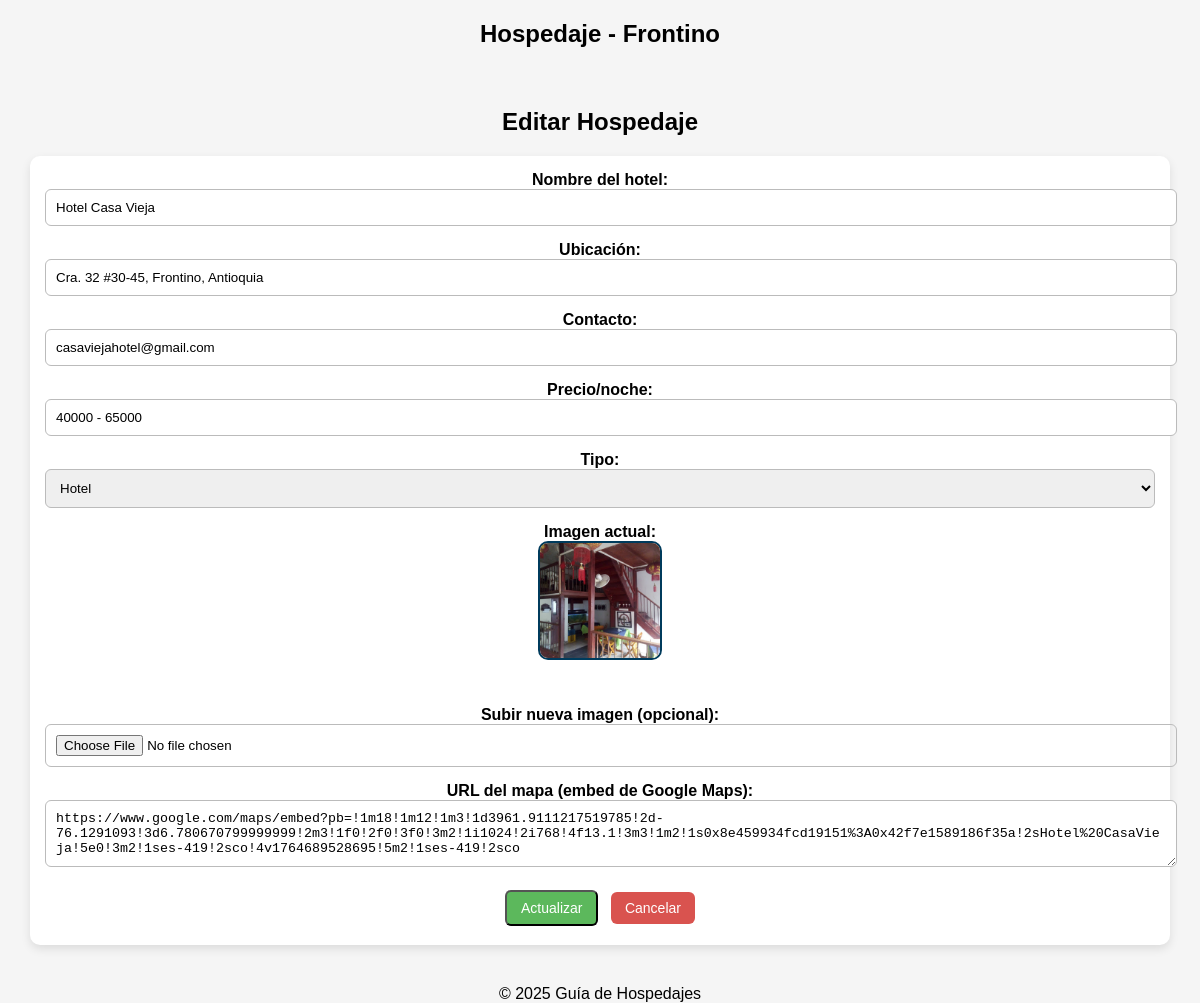
The page /editar/8 (signed in) on the database its author committed.
### tables this page shows
CREATE TABLE hospedajes (
                        id INTEGER PRIMARY KEY AUTOINCREMENT,
                        nombre_hotel TEXT,
                        ubicacion TEXT,
                        contacto TEXT,
                        precio TEXT,
                        tipo TEXT,
                        imagen TEXT,
                        mapa TEXT
                    );

### app.py (the view, shortened to what this page needs)
@app.route("/editar/<int:id>", methods=["GET", "POST"])
def editar(id):
    if "admin" not in session:
        return redirect(url_for("login"))
    db = get_db()
    hospedaje = db.execute("SELECT * FROM hospedajes WHERE id = ?", (id,)).fetchone()
    if not hospedaje:
        return "Hospedaje no encontrado", 404
    return render_template("editar.html", h=hospedaje)

### app.py (called while the page is built)
def get_db():
    db = getattr(g, '_database', None)
    if db is None:
        db = g._database = sqlite3.connect(DATABASE)
        db.row_factory = sqlite3.Row  # Permite acceder a columnas por nombre
    return db

@app.teardown_appcontext
def close_connection(exception):
    db = getattr(g, '_database', None)
    if db is not None:
        db.close()

### templates/editar.html (shortened to what this page needs)
{% extends "base.html" %}
{% block content %}
<h2>Editar Hospedaje</h2>
<div class="card">
<form method="POST" enctype="multipart/form-data">
    <label>Nombre del hotel:</label>
    <input type="text" name="nombre" value="{{ h.nombre_hotel }}" required>
    <label>Ubicación:</label>
    <input type="text" name="ubicacion" value="{{ h.ubicacion }}" required>
    <label>Contacto:</label>
    <input type="text" name="contacto" value="{{ h.contacto }}" required>
    <label>Precio/noche:</label>
    <input type="text" name="precio" value="{{ h.precio }}" required>
    <label>Tipo:</label>
    <select name="tipo" required>
        <option value="Hotel" {% if h.tipo == "Hotel" %}selected{% endif %}>Hotel</option>
    </select>
    <label>Imagen actual:</label><br>
    {% if h.imagen %}
        <img src="/static/uploads/{{ h.imagen }}" width="200" style="border-radius:10px;border:2px solid #003b5c;">
    {% endif %}
    <br><br>
    <label>Subir nueva imagen (opcional):</label>
    <input type="file" name="imagen" accept="image/*">
    <label>URL del mapa (embed de Google Maps):</label>
    <textarea name="mapa" rows="3">{{ h.mapa }}</textarea>
    <button class="btn btn-success">Actualizar</button>
    <a href="/panel" class="btn btn-danger">Cancelar</a>
</form>
</div>
{% endblock %}

### templates/base.html (shortened to what this page needs)
<!DOCTYPE html>
<html lang="es">
<head>
    <link rel="stylesheet" href="{{ url_for('static', filename='style.css') }}">
</head>
<body>
<header>
    <h2>Hospedaje - Frontino</h2>
</header>
<div class="container">
    {% block content %}{% endblock %}
</div>
<footer>
    © {{ 2025 }} Guía de Hospedajes
</footer>
</body>
</html>

### static/style.css (style rules this page uses)
body { margin: 0; padding: 0; font-family: Arial, Helvetica, sans-serif; background: #f5f5f5; text-align: center; }
.container { width: 95%; max-width: 1200px; margin: auto; padding: 20px; }
.btn { padding: 8px 14px; border-radius: 6px; text-decoration: none; color: white; font-size: 14px; margin: 4px; display: inline-block; }
.btn-danger { background: #d9534f; }
.btn-success { background: #5cb85c; }
form input, form textarea, form select { width: 100%; padding: 10px; margin-bottom: 15px; border-radius: 6px; border: 1px solid #bbb; }
form label { font-weight: bold; }
.card { background: white; border-radius: 10px; padding: 15px; margin-bottom: 20px; box-shadow: 0 4px 10px rgba(0,0,0,0.1); text-align: center; }
.card img { display: block; margin: 0 auto; width: 120px; border-radius: 10px; margin-bottom: 10px; }

### rows shown on the page
hospedajes: nombre "Hotel Casa Vieja", ubicacion "Cra. 32 #30-45, Frontino, Antioquia", contacto "casaviejahotel@gmail.com", precio "40000 - 65000", tipo "Hotel", imagen (picture), mapa "https://www.google.com/maps/embed?pb=!1m18!1m12!1m3!1d3961.9111217519785!2d-76.1291093!3d6.780670799999999!2m3!1f0!2f0!3f0!3m2!1i1024!2i768!4f13.1!3m3!1m2!1s0x8e459934fcd19151%3A0x42f7e1589186f35a!2sHotel%20CasaVieja!5e0!3m2!1ses-419!2sco!4v1764689528695!5m2!1ses-419!2sco"

### other values the page prints
{{ 2025 }} "2025"
